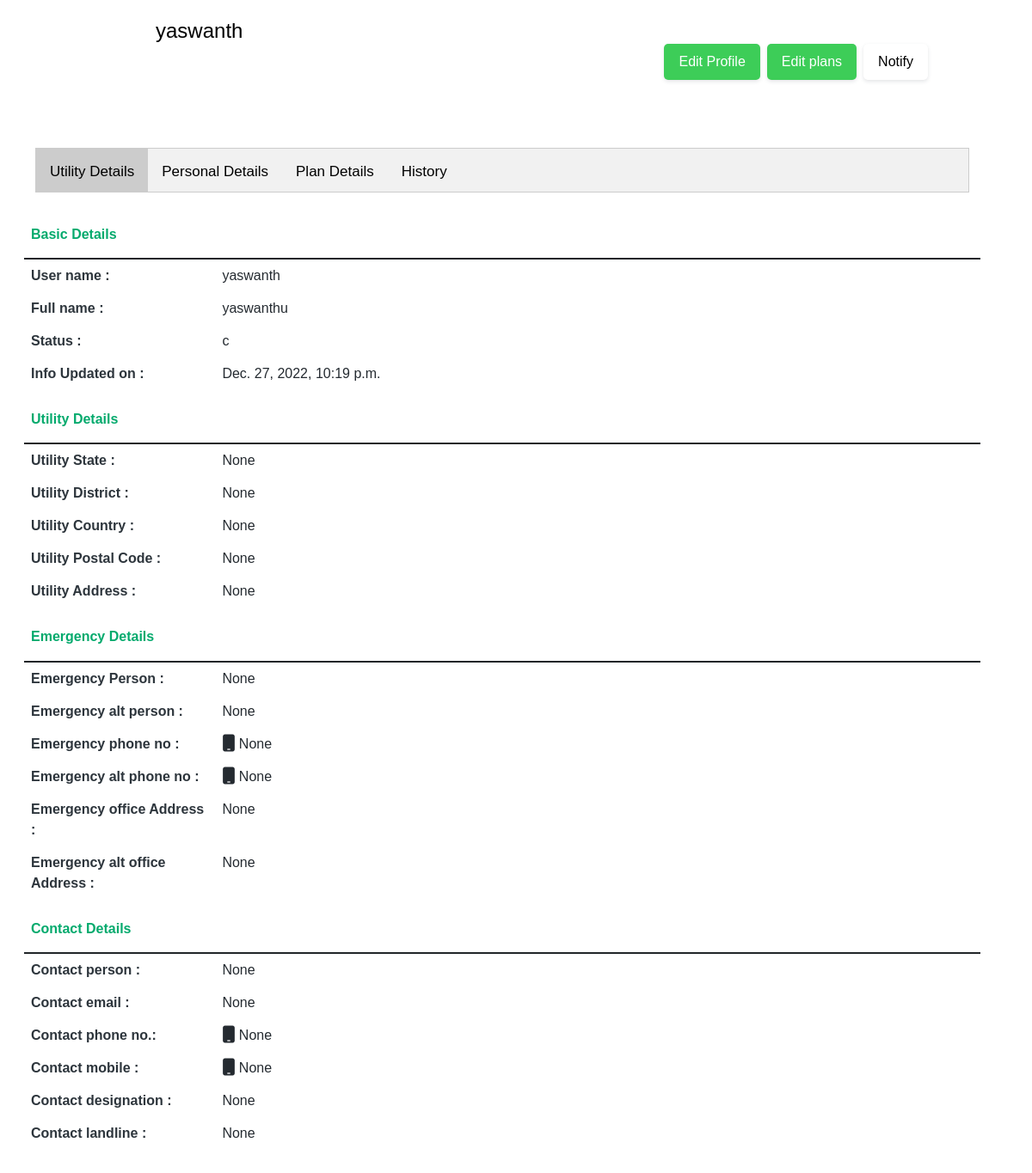
Before: /account/app-one/yaswanth (lower part) with the older database file.
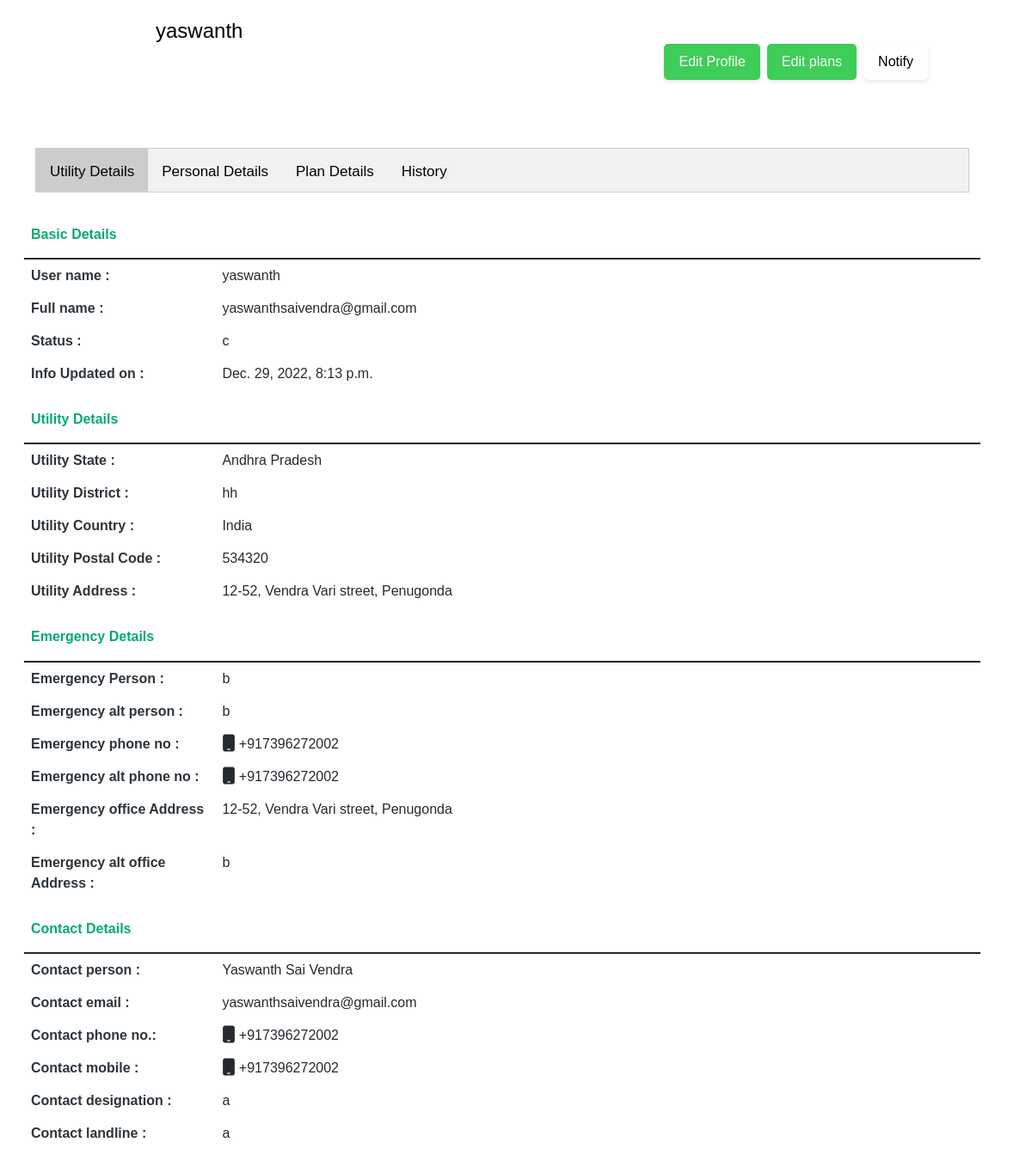
After: the same page with the newer database file.
### accounts/models.py (models this page shows, shortened)
class Profile(models.Model):
    user = models.OneToOneField(User, on_delete=models.CASCADE, related_name='profile')
    apps=models.ManyToManyField(applists,related_name='apps')
    status = models.CharField(choices=status_choices, max_length=20, default='c')
    full_name = models.CharField(max_length=100, blank=True, null=True)
    utility_name = models.CharField(max_length=200, null=True, blank=True)
    utility_short_name= models.CharField(max_length=50, null=True, blank=True)
    utility_state= models.CharField(max_length=50, null=True, blank=True)
    utility_district= models.CharField(max_length=50, null=True, blank=True)
    utility_country= models.CharField(max_length=50, null=True, blank=True)
    utility_postalcode= models.CharField(max_length=20, null=True, blank=True)
    utility_address=models.TextField(max_length=200, null=True, blank=True)
    contact_person= models.CharField(max_length=200, null=True, blank=True)
    contact_email = models.EmailField(max_length=50, null=True, blank=True)
    contact_phnum = models.CharField(max_length=15, null=True, blank=True)
    contact_mobile= models.CharField(max_length=15, null=True, blank=True)
    contact_designation= models.CharField(max_length=100, null=True, blank=True)
    contact_landline= models.CharField(max_length=20, null=True, blank=True)
    emergency_person=models.CharField(max_length=200, null=True, blank=True)
    emergency_altperson=models.CharField(max_length=200, null=True, blank=True)
    emergency_mobile=models.CharField(max_length=200, null=True, blank=True)
    emergency_altmobile=models.CharField(max_length=200, null=True, blank=True)
    emergency_officeaddress=models.TextField(max_length=200,null=True,blank=True)
    emergency_altofficeaddress=models.TextField(max_length=200,null=True,blank=True)
    info_created_at = models.DateTimeField(auto_now_add=True)
    info_updated_at = models.DateTimeField(auto_now=True)
    se_coins= models.IntegerField(null=True, default=999, blank=True)
    slug = models.SlugField(max_length=200, editable=False, null=True, blank=True)
    admin=models.BooleanField(default=False)
    plans = models.ManyToManyField(Plan)
    plan_active = models.BooleanField(default=False)
    paid = models.BooleanField(default=False)

### accounts/views.py (the view)
# urls.py: path('<str:slug>/<str:userslug>', acc_views.ShowProfile.as_view(), name='show-profile'),
class ShowProfile(DetailView):
    model = Profile
    template_name = 'myprofile.html'
    def get_object(self, *args, **kwargs):
        return get_object_or_404(Profile,slug = self.kwargs['userslug'])
    def get_context_data(self, *args, **kwargs):
        context = super(ShowProfile, self).get_context_data(*args, **kwargs)
        page_profile = get_object_or_404(Profile, slug=self.kwargs['userslug'])
        context['profile'] = page_profile
        context['updateform'] = UpdateUserPlanForm(appslug=self.kwargs['slug'])
        context['plan'] = page_profile.plans.filter(app__slug=self.kwargs['slug']).first()
        context['notification_form'] = NotificationForm()
        context['slug'] = self.kwargs['slug']
        context['userslug'] = self.kwargs['userslug']
        app = applists.objects.filter(slug=self.kwargs['slug']).first()
        plans = Plan.objects.filter(app=app)
        context['plans'] = plans
        if self.request.user==page_profile.user:
            self.template_name = 'myprofile.html'
        elif self.request.user!=page_profile.user or self.request.user.is_anonymous:
            self.template_name = 'myprofile.html'
        return context

### plans/models.py (called while the page is built)
    def __str__(self):
        return f"[{self.title}] Plan at [Rs.{self.price}] for [{self.duration} days] in [{self.app.appname}]"

### templates/myprofile.html (shortened to what the changed rows need)
{% load static %}
{% load crispy_forms_tags %}
<!DOCTYPE html>
<html lang="en">
<head>
	<link href="https://cdn.jsdelivr.net/npm/bootstrap@5.1.3/dist/css/bootstrap.min.css" rel="stylesheet"
 />
	<link href='https://unpkg.com/boxicons@2.0.7/css/boxicons.min.css' rel='stylesheet'>
	<link rel="stylesheet" href="https://cdnjs.cloudflare.com/ajax/libs/font-awesome/6.1.1/css/all.min.css" />
	<link rel="stylesheet" href="{% static 'assets/styles.css'%}">
</head>
<body>
	<div class="main mx-auto">
		<div class="row">
			<div class="col-md-7  flex-md-fill m-3">
				{% include 'messages.html' %}
				<div class="col right create-customer ps-0 pe-4 me-2" id="">
					<div class="profile">
						<div class="profile-header">
							<div class="profile-header-content d-flex">
								<div class="flex-fill flex-start">
									<div class="profile-header-info">
										<h4 class="m-t-10 m-b-5" style="color: black;">{{profile.user.username}} </h4>
									</div>
								</div>
							</div>
						</div>
					</div>
					<div id="London" class="tabcontent">
						<div class="table-responsive">
							<table class="table table-profile">
								<thead>
									<td>
										<h6>Basic Details</h6>
									</td>
								</thead>
								<tbody>
									<tr class="field">
										<td class="field">User name :</td>
										<td>{{profile.user.username}}</td>
									</tr>
									<tr>
										<td class="field">Full name :</td>
										<td>{{profile.full_name}}</td>
									</tr>
									<tr>
										<td class="field">Status :</td>
										<td>{{profile.status}}</td>
									</tr>
									<tr>
										<td class="field">Info Updated on :</td>
										<td> {{profile.info_updated_at}}</td>
									</tr>
								</tbody>
							</table>
							<table class="table table-profile">
								<thead>
									<td>
										<h6>Utility Details</h6>
									</td>
								</thead>
								<tbody>
									<tr class="field">
										<td class="field">Utility State :</td>
										<td>{{ profile.utility_state }}</td>
									</tr>
									<tr>
										<td class="field">Utility District :</td>
										<td>{{ profile.utility_district }}</td>
									</tr>
									<tr>
										<td class="field">Utility Country :</td>
										<td>{{ profile.utility_country }}</td>
									</tr>
									<tr>
										<td class="field">Utility Postal Code :</td>
										<td> {{ profile.utility_postalcode }}</td>
									</tr>
									<tr>
										<td class="field">Utility Address :</td>
										<td>{{ profile.utility_address }}</td>
									</tr>
								</tbody>
							</table>
							<table class="table table-profile">
								<thead>
									<td>
										<h6>Emergency Details</h6>
									</td>
								</thead>
								<tbody>
									<tr class="field">
										<td class="field">Emergency Person :</td>
										<td>{{ profile.emergency_person }}</td>
									</tr>
									<tr>
										<td class="field">Emergency alt person :</td>
										<td>{{ profile.emergency_altperson }}</td>
									</tr>
									<tr>
										<td class="field">Emergency phone no :</td>
										<td><i class="fa fa-mobile fa-lg m-r-5"></i> {{ profile.emergency_mobile }}</td>
									</tr>
									<tr>
										<td class="field">Emergency alt phone no :</td>
										<td><i class="fa fa-mobile fa-lg m-r-5"></i> {{ profile.emergency_altmobile }}</td>
									</tr>
									<tr>
										<td class="field">Emergency office Address :</td>
										<td>{{ profile.emergency_officeaddress }}</td>
									</tr>
									<tr>
										<td class="field">Emergency alt office Address :</td>
										<td>{{ profile.emergency_altofficeaddress }} </td>
									</tr>
								</tbody>
							</table>
							<table class="table table-profile">
								<thead>
									<td>
										<h6>Contact Details</h6>
									</td>
								</thead>
								<tbody>
									<tr class="field">
										<td class="field">Contact person :</td>
										<td>{{ profile.contact_person }}</td>
									</tr>
									<tr>
										<td class="field">Contact email :</td>
										<td>{{ profile.contact_email }}</td>
									</tr>
									<tr>
										<td class="field">Contact phone no.:</td>
										<td><i class="fa fa-mobile fa-lg m-r-5"></i> {{ profile.contact_phnum }}</td>
									</tr>
									<tr>
										<td class="field">Contact mobile :</td>
										<td><i class="fa fa-mobile fa-lg m-r-5"></i> {{ profile.contact_mobile }}</td>
									</tr>
									<tr>
										<td class="field">Contact designation :</td>
										<td>{{ profile.contact_designation }}</td>
									</tr>
									<tr>
										<td class="field">Contact landline :</td>
										<td>{{ profile.contact_landline }}</td>
									</tr>
								</tbody>
							</table>
						</div>
					</div>
				</div>
			</div>
		</div>
	</div>
</body>
</html>

Changed rows visible on the page:
changed Profile "yaswanth": full_name "yaswanthu" → "yaswanthsaivendra@gmail.com"; info_updated_at "Dec. 27, 2022, 10:19 p.m." → "Dec. 29, 2022, 8:13 p.m."; utility_state "None" → "Andhra Pradesh"; utility_district "None" → "hh"; utility_country "None" → "India"; utility_postalcode "None" → "534320"; utility_address "None" → "12-52, Vendra Vari street, Penugonda"; emergency_person "None" → "b"; emergency_altperson "None" → "b"; emergency_mobile "None" → "+917396272002"; emergency_altmobile "None" → "+917396272002"; emergency_officeaddress "None" → "12-52, Vendra Vari street, Penugonda"; emergency_altofficeaddress "None" → "b"; contact_person "None" → "Yaswanth Sai Vendra"; contact_email "None" → "yaswanthsaivendra@gmail.com"; contact_phnum "None" → "+917396272002"; contact_mobile "None" → "+917396272002"; contact_designation "None" → "a"; contact_landline "None" → "a"
